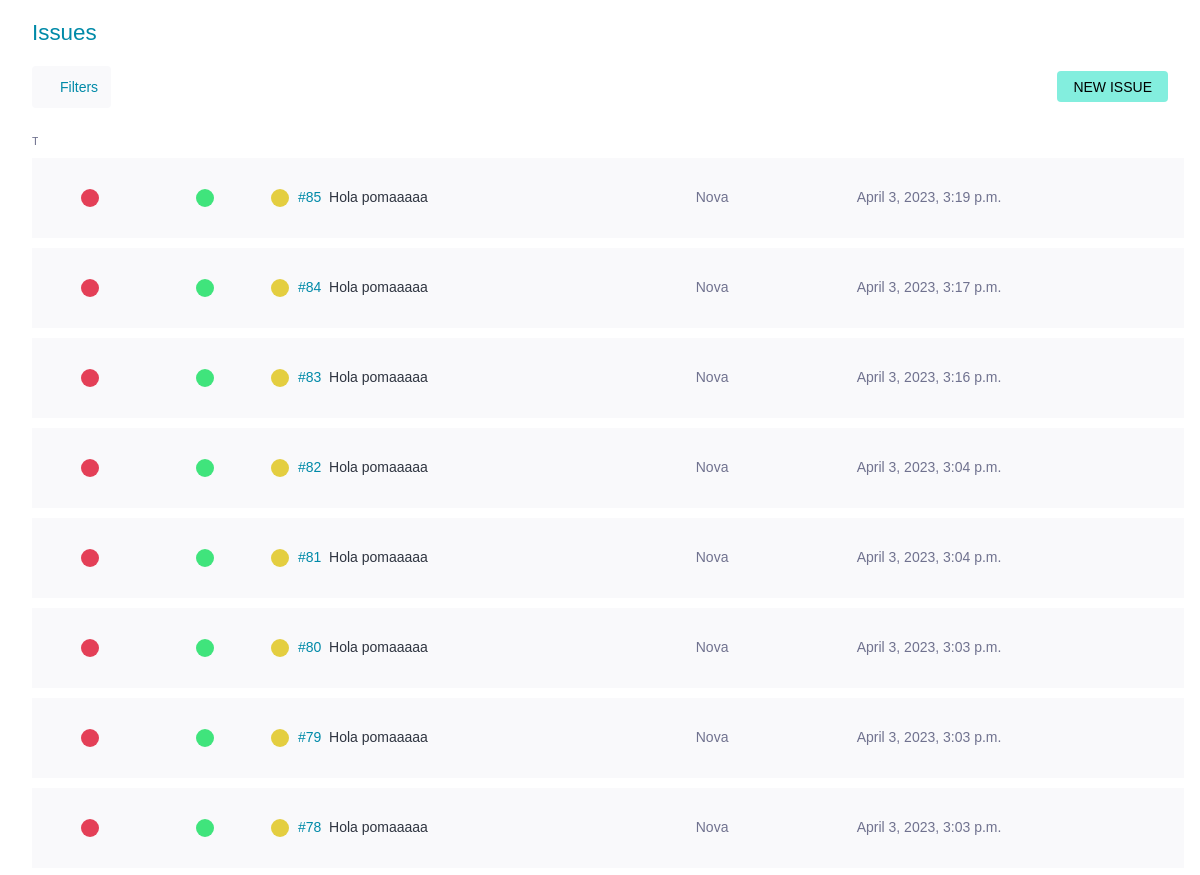
Page /issues/ (signed in, upper part) on the earlier database version.
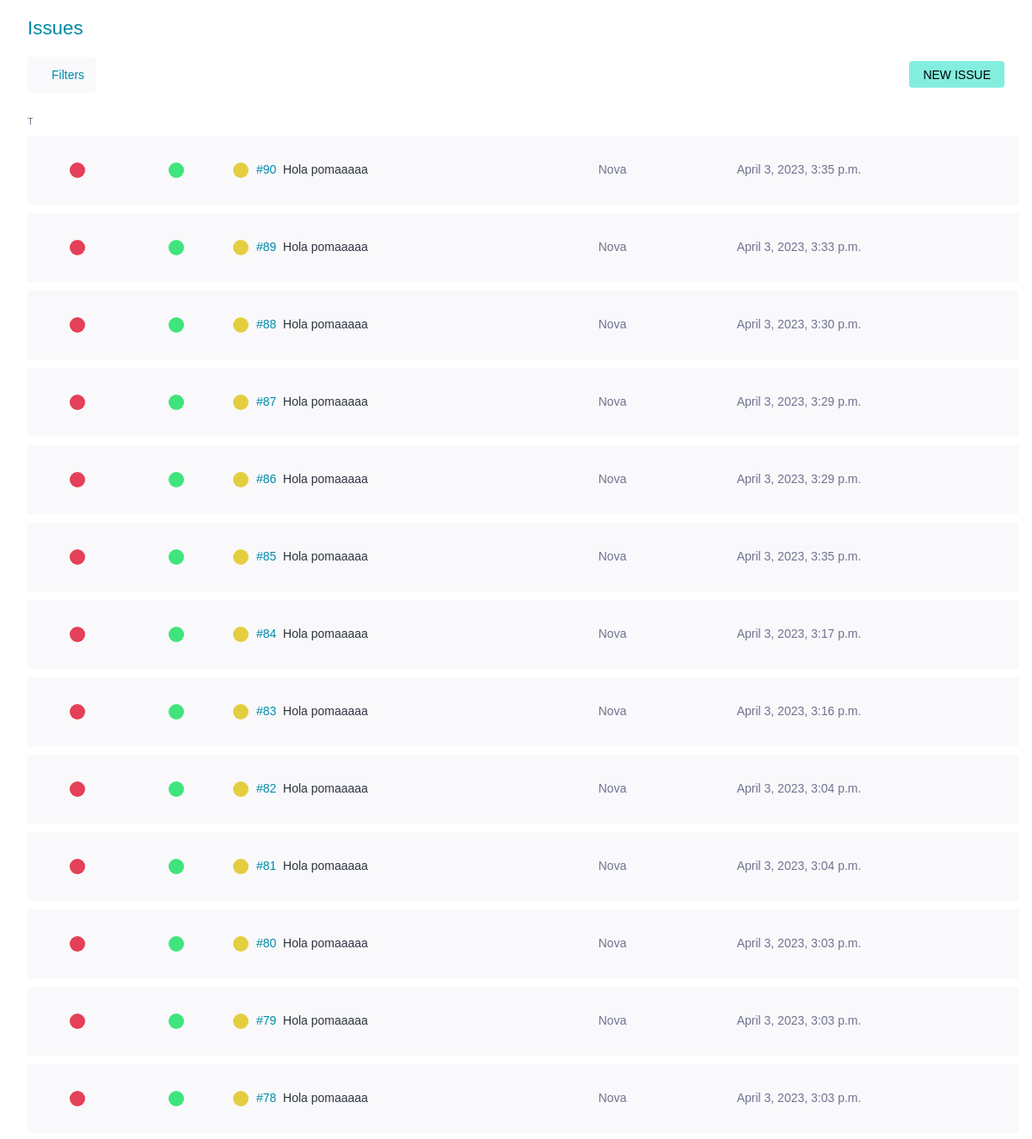
Same page on the later database version.
### issues/models.py (models this page shows)
class Issue(models.Model):
    BUG = 'B'
    PREG = 'P'
    MIL = 'M'
    TTIPUS = (
        (BUG, _('Bug')),
        (PREG, _('Pregunta')),
        (MIL, _('Millora'))
    )
    NOVA = 'N'
    DOING = 'D'
    TEST = 'T'
    CLOSED = 'C'
    INFO = 'I'
    REBUTJADA = 'R'
    PROP = 'P'
    TESTATS = (
        (NOVA, _('Nova')),
        (DOING, _('En curs')),
        (TEST, _('Llesta per testejar')),
        (CLOSED, _('Tancada')),
        (INFO, _('Necessita informació')),
        (REBUTJADA, _('Rebutjada')),
        (PROP, _('Proposada'))
    )
    DESITJ = 'D'
    MENOR = 'M'
    NORMAL = 'N'
    IMP = 'I'
    CRITIC = 'C'
    TGRAVETAT = (
        (DESITJ, _('Desitjada')),
        (MENOR, _('Menor')),
        (NORMAL, _('Normal')),
        (IMP, _('Important')),
        (CRITIC, _('Crítica'))
    )
    BAIXA = 'B'
    MITJA = 'M'
    ALTA = 'A'
    TPRIORITAT = (
        (BAIXA, _('Baixa')),
        (MITJA, _('Normal')),
        (ALTA, _('Alta'))
    )
    id = models.AutoField(primary_key=True, verbose_name=_('Identificador'))
    subject = models.CharField(max_length=500, null=False, blank=False, verbose_name=_('Assumpte'))
    descripcio = models.CharField(max_length=524288, null=True, blank=True, verbose_name=_('Descripció'))
    tipus = models.CharField(choices=TTIPUS, default=BUG, max_length=5, verbose_name=_('Tipus'))
    estat = models.CharField(choices=TESTATS, default=NOVA, max_length=5, verbose_name=_('Estat'))
    gravetat = models.CharField(choices=TGRAVETAT, default=NORMAL, max_length=5, verbose_name=_('Gravetat'))
    prioritat = models.CharField(choices=TPRIORITAT, default=MITJA, max_length=5, verbose_name=_('Prioritat'))
    creador = models.ForeignKey(Usuari, related_name='creats', null=True, blank=True, on_delete=models.DO_NOTHING, verbose_name=_('Creador'))
    assignacio = models.ForeignKey(Usuari, related_name='assignats', null=True, blank=True, on_delete=models.DO_NOTHING, verbose_name=_('Assignada a'))
    dataCreacio = models.DateTimeField(auto_now_add=True, verbose_name=_('Data creació'))
    dataModificacio = models.DateTimeField(auto_now=True, verbose_name=_('Última modificació'))
    dataLimit = models.DateTimeField(null=True, blank=True, verbose_name=_('Data límit'))
    bloquejat = models.BooleanField(null=False, blank=False, default=False, verbose_name=_('Bloquejat'))
    motiuBloqueig = models.CharField(max_length=50, null=True, blank=True, verbose_name=_('Motiu bloqueig'))
    tags = models.ManyToManyField(Tag, related_name='issues',  verbose_name=_('Tags'))
    def get_types(self):
        return {
            'TTipus': Issue.TTIPUS,
            'TEstats': Issue.TESTATS,
            'TGravetat': Issue.TGRAVETAT,
            'TPrioritat': Issue.TPRIORITAT
        }

### issues/views.py (the view)
# urls.py: path('', views.ListIssueView.as_view(), name='tots_issues'),
class ListIssueView(IsAuthenticatedMixin, FilterView):
    model = Issue
    template_name = 'issue_list.html'
    filterset_class = IssueFilter
    context_object_name = 'issues'
    def get_context_data(self, **kwargs):
        context = super().get_context_data(**kwargs)
        context.update(Issue.get_types(self))
        context.update({
            'usuaris': Usuari.objects.all(),
            'tags': Tag.objects.all()
        })
        return context
    def get_queryset(self):
        queryset = super().get_queryset()
        filter = IssueFilter(self.request.GET, queryset=queryset)
        order_by = self.request.GET.get('order_by', '-dataCreacio')
        queryset = filter.qs.order_by(order_by)
        return queryset

### issues/templates/issue_list.html (shortened to what this page needs)
{% extends 'base.html' %}
{% block content %}
<div class="master" style>
    <div class = "wrapper issues lightbox-generic-form">
        <div class="main issue-main">
            <div class="issue-top">
                <header class="issue-header">
                    <h1>
                        <span>Issues</span>
                    </h1>
                    <div class="taskboard-actions">
                        <div class="issue-table-options-start" >
                            <button class="btn-filter" onclick="myFunction()">
                                <img src="   https://cdn-icons-png.flaticon.com/512/10035/10035140.png " width="15" height="15" alt="" title="" class="img-small" >
                                <span class="text" style="margin: 5px;">Filters</span>
                            </button>
                        </div>
                        <div class="new-issue">
                            <button class="btn-small" >
                                <a href="/issues/create/" style="color:black"> New Issue</a>
                            </button>
                        </div>
                    </div>
                </header>
            </div>
            <div class="issue-container">
                <div class="issue-page"style="width: 100%;">
                   <table class="issues-table" style="width: 100%;border-collapse:separate; border-spacing: 0 10px;">
                        <tr class="row title">
                            <td class="level-field">
                                <div class="mobile">
                                    <div class="tooltip pop-help">Type</div><span class="first-letter">Type</span>
                                  </div>
                            </td>
                            <td class="level-field">
                            </td>
                            <td class="level-field">
                            </td>
                            <td class="subject"></td>
                            <td class="modified-field"></td>
                            <td class="assigned-field"></td>
                        </tr>
                        {% for issue in issues %}
                            <tr class="row table-main" style="height: 80px;">
                                <td class="level-field" style="width: 10%; text-align: center;
                                vertical-align: middle">
                                        {% if issue.tipus == "B" %}
                                            <div class="level" style="background: rgb(228, 64, 87)"></div>
                                        {%elif issue.tipus == "P"%}
                                            <p class="level" style="background: rgb(81, 120, 211)"></p>
                                        {%elif issue.tipus == "M"%}
                                            <p class="level" style="background:  rgb(64, 228, 206)"></p>
                                        {%endif%}
                                </td>
                                 <td class="level-field" style="width: 10%;text-align: center;
                                 vertical-align: middle;">
                                    {% if issue.gravetat == "D" %}
                                        <div class="level" style="background: rgb(112, 114, 143)"></div>
                                    {%elif issue.gravetat == "M"%}
                                        <p class="level" style="background: rgb(64, 168, 228)"></p>
                                    {%elif issue.gravetat == "N"%}
                                        <p class="level" style="background:  rgb(64, 228, 124)"></p>
                                    {%elif issue.gravetat == "I"%}
                                        <p class="level" style="background:  rgb(228, 162, 64)"></p>
                                    {%elif issue.gravetat == "C"%}
                                        <p class="level" style="background:   rgb(211, 84, 80)"></p>
                                    {%endif%}
                                 </td>
                                 <td class="level-field" style="width: 10%t;text-align: center;
                                 vertical-align: middle;">
                                        {% if issue.prioritat == "B" %}
                                            <p class="level" style="background: rgb(168, 228, 64);"></p>
                                        {%elif issue.prioritat == "M"%}
                                            <p class="level" style=" background: rgb(228, 206, 64);;"></p>
                                        {%elif issue.prioritat == "A"%}
                                            <p class="level" style="background:  rgb(228, 124, 64);"></p>
                                        {%endif%}
                                </td>
                                <td class="subject" style="text-align: center;
                                vertical-align: middle;">
                                    <a href="/issues/{{issue.id}}/edit" >
                                        <span classe="issue-text" style="display: inline-flex;">
                                            <span class="issue-ref">#{{issue.id}}</span>
                                            <span class="issue-subject">{{issue.subject}}</span>
                                        </span>
                                    </a>
                                </td>
                                <td style="text-align: center;
                                vertical-align: middle;">
                                    <div class="assigned-field" >
                                    {%if issue.estat == 'N' %}
                                        <span>Nova</span>
                                    {%elif issue.estat == 'D'%}
                                        <span>En curs</span>
                                    {%elif issue.estat == 'T'%}
                                        <span>Llesta per testejar</span>
                                    {%elif issue.estat == 'C'%}
                                        <span style="color:#70b578">Tancada</span>
                                    {%elif issue.estat == 'I'%}
                                        <span>Necessita informació</span>
                                    {%elif issue.estat == 'R'%}
                                        <span style="color:#FF0000">Rebutjada</span>
                                    {%elif issue.estat == 'P'%}
                                        <span>Proposada</span>
                                    {%endif%}
                                    </div>
                                </td>
                                <td class="modified-field" style="text-align: center;
                                vertical-align: middle;">
                                    <span>{{issue.dataModificacio}}</span>
                                </td>
                                <td class="assigned-field" style="text-align: center;
                                vertical-align: middle;">
                                </td>
                            </tr>
                        {% endfor %}
                    </table>
                </div>
            </div>
</div>
</div>
{% endblock %}

### issuePeople/templates/base.html (shortened to what this page needs)
{% load static %}
<!DOCTYPE html>
<html lang="ca">
<head>
    <link rel="stylesheet" type="text/css" href="{% static 'css/theme-taiga.css' %}">
    <link rel="stylesheet" type="text/css" href="{% static 'css/formStyle.css' %}">
    <link rel="stylesheet" href="https://cdnjs.cloudflare.com/ajax/libs/font-awesome/4.7.0/css/font-awesome.min.css">
</head>
<body>
    {% block content %}
    {% endblock %}
</body>
</html>

Differences in the rows shown:
added Issue: tipus "B" (drawn), gravetat "N" (drawn), prioritat "M" (drawn), id "90", subject "Hola pomaaaaa", estat "Nova", dataModificacio "April 3, 2023, 3:35 p.m."
added Issue: tipus "B" (drawn), gravetat "N" (drawn), prioritat "M" (drawn), id "89", subject "Hola pomaaaaa", estat "Nova", dataModificacio "April 3, 2023, 3:33 p.m."
added Issue: tipus "B" (drawn), gravetat "N" (drawn), prioritat "M" (drawn), id "88", subject "Hola pomaaaaa", estat "Nova", dataModificacio "April 3, 2023, 3:30 p.m."
added Issue: tipus "B" (drawn), gravetat "N" (drawn), prioritat "M" (drawn), id "87", subject "Hola pomaaaaa", estat "Nova", dataModificacio "April 3, 2023, 3:29 p.m."
added Issue: tipus "B" (drawn), gravetat "N" (drawn), prioritat "M" (drawn), id "86", subject "Hola pomaaaaa", estat "Nova", dataModificacio "April 3, 2023, 3:29 p.m."
changed Issue id 85: dataModificacio "April 3, 2023, 3:19 p.m." → "April 3, 2023, 3:35 p.m."
